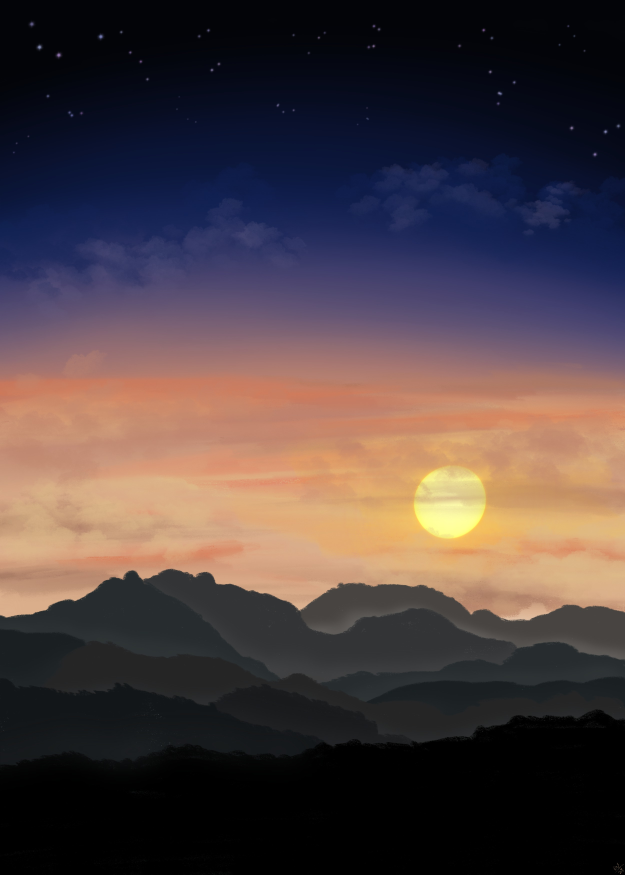
#> input picture src/assets/dusk.jpg, 2500 x 3500 px (shown at 1/4 size)
$ python build_og.py
#> lines starting #> are read from the running program, lines starting #| are printed output that depends on the picture
"""Render the 1200x630 OpenGraph share image to public/og.png.

Usage:  python scripts/build_og.py
"""

from __future__ import annotations

import os
from pathlib import Path

from PIL import Image, ImageDraw, ImageFont, ImageOps

ROOT = Path(__file__).resolve().parent.parent
HEADSHOT = ROOT / "src" / "assets" / "headshot.jpg"
OUTPUT = ROOT / "public" / "og.png"
FONT_DIR = Path(os.environ.get("FONT_DIR", r"C:\Windows\Fonts"))
W, H = 1200, 630
PAPER, INK, INK_2, ACCENT, RULE = "#ffffff", "#282828", "#4a4a4a", "#676767", "#e6e6e6"


def font(name: str, size: int) -> ImageFont.FreeTypeFont:
    path = FONT_DIR / name
    if not path.exists():
        raise FileNotFoundError(
            f"Font {path} not found. Set FONT_DIR to a folder containing it."
        )
    return ImageFont.truetype(str(path), size)


def main() -> None:
    art = Image.open(ROOT / "src" / "assets" / "dusk.jpg").convert("RGB")
#> art is the input picture: PIL image 2500x3500 RGB; mean R, G, B 76.8, 63.3, 64.7
    # Crop the band with the sun and the ridgeline, then darken the bottom for the name.
    canvas = ImageOps.fit(art, (W, H), centering=(0.5, 0.66))
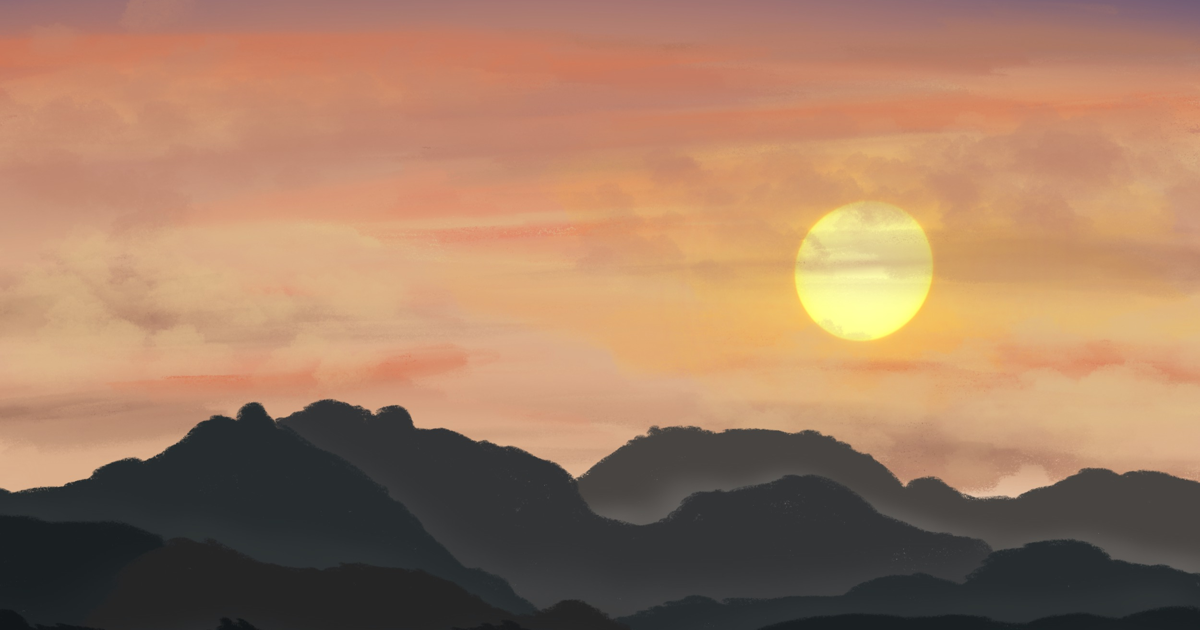
#> canvas: PIL image 1200x630 RGB; mean R, G, B 161.7, 124.4, 98
    shade = Image.linear_gradient("L").resize((W, H))
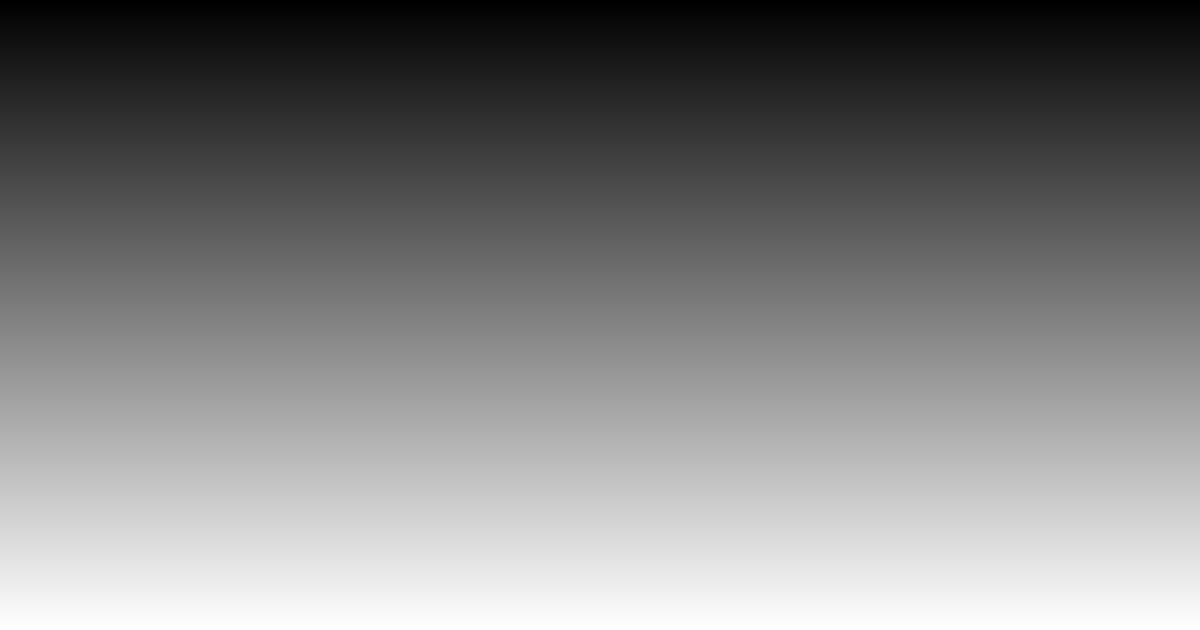
#> shade: PIL image 1200x630 L; min 0, max 255, mean 127.5
    canvas = Image.composite(Image.new("RGB", (W, H), "#070910"), canvas, shade.point(lambda v: int(max(0, v - 110) * 1.6) if v > 110 else 0))
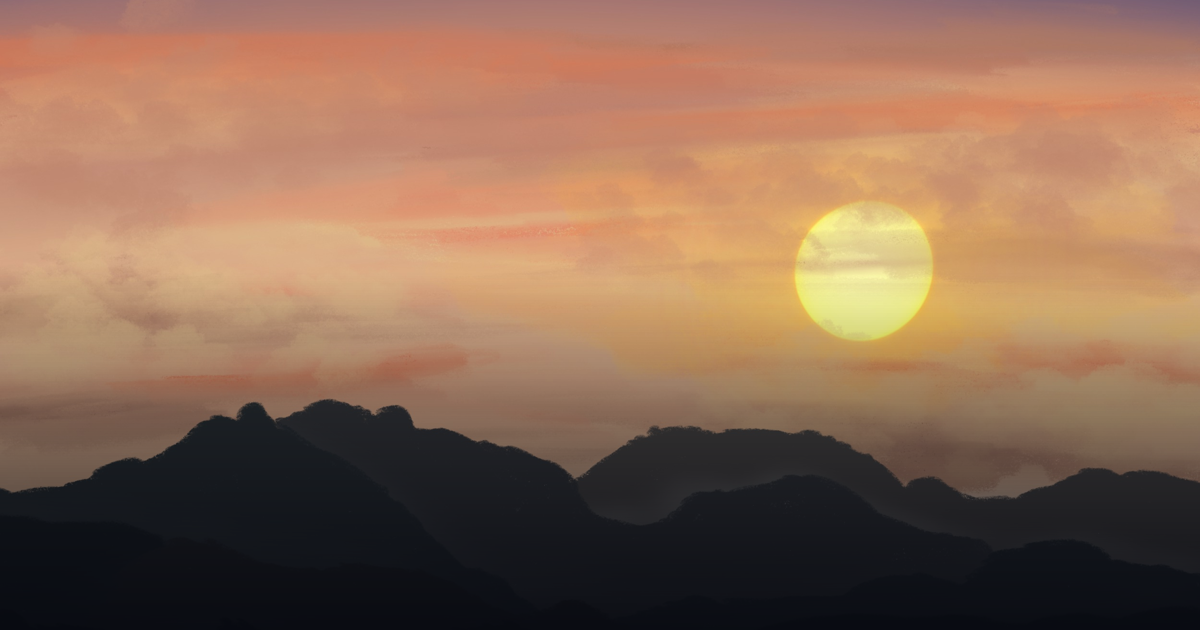
#> canvas: PIL image 1200x630 RGB; mean R, G, B 140.3, 106.3, 84.2
    d = ImageDraw.Draw(canvas)
    d.text((72, 430), "Noel John", font=font("segoeuib.ttf", 84), fill="#ece6dc")
    d.text((76, 535), "Data & ML engineer in Vancouver", font=font("segoeui.ttf", 30), fill="#c4bdb2")
    canvas.save(OUTPUT, optimize=True)
    print(f"Wrote {OUTPUT}")


if __name__ == "__main__":
#> (the run stopped early here; a loop or call above may not have finished)
